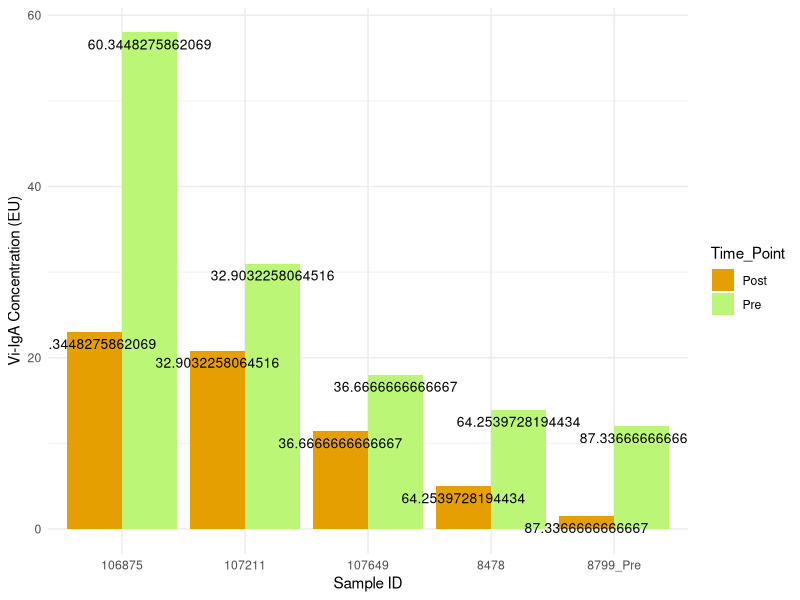

This chart was generated by the following R code:
#Set up your working Directory ####

#This is the folder you have your data saved in
#Change \'s to /'s

setwd("C:/Users/mjohnson/OneDrive - Nexus365/R_course") #rename to your folder

#load packages ###

#alongside base R language many packages have been developed to make code easier to write and can include specific functions for plotting/data analysis

library(dplyr)
library(ggplot2)

#Read data ####

ELISA <- read.csv(file = "ELISA_optimisation.csv", fileEncoding = "UTF-8-BOM") #File encoding helps read in unicode 

#Notice the data is saved in 'wide format' - Sample/Patient_IDs are rows, all other variables are columns #more in later tutorials. Extra info if you would like to change your data format in R https://ademos.people.uic.edu/Chapter8.html


?read.csv #help (examples are at the bottom!)
#you can specify if there's a header, the file deliminator etc.

#Explore your Data ####

str(ELISA)#my go to

head(ELISA)
tail(ELISA)
View(ELISA)

#Change data structre using as. ####

ELISA$purification_Time_Point <- as.factor(ELISA$purification_Time_Point)
ELISA$Sample_ID <- as.factor(ELISA$Sample_ID)

#as.numeric
#as.character

#Create vectors ####

Standards <- c(10, 20, 40, 80, 160) #operator 'c' returns a vector of whatever's in the brackets

Samples <- c("STD1", "STD2", "STD3", "STD4", "STD5")#character values have to be put in " ", otherwise R thinks it's an object

#make a small data frame
standards <- data.frame(Samples, Standards)
str(standards)

#create matrix
Num <- c(1:5) #generate numbers 
matrix <- data.matrix(Standards, Num)

#make list
R_list <- c(ELISA, matrix, standards)

#Subsetting data ####

#$ - To subset a specific column in a data.frame
ELISA$Sample_ID

#[ ] - To get a subset of elements 
#[row, column]
ELISA[2,]

ELISA["Percent_CV"]

#[[ ]] - To get a specific element from a list (or a column of a data.frame)
R_list[["Standards"]]

#subset data using dplyr package

#dplyr package uses pipe operator %>% 
#%>% feeds dataframe or object into a function, instead of always specifying within the function
# makes code easier to read and write when doing multiple steps

#select columns
ELISA %>% select("Amount") #same as
select(ELISA, "Amount")

#select rows
ELISA %>% slice(2:4) #selects rows 2-4


#Filtering ####

ELISA %>% filter(Percent_CV < 15)

ELISA_low <- ELISA %>% filter(Percent_CV < 15)

#find a sample

ELISA %>% filter(Sample_ID == "8478") #double equals!
ELISA %>% filter(Sample_ID != "8478") #does not equal


#Math operations ####

#assign variables, like you would in high school math

x <- 10
y <- 5

(x+y)
(x/y) + y

f <- x + y
f

#We can also use mathematical operations across rows to make new columns and values #I like to use dplyr function mutate

#Mutate new column ####
?mutate

#get actual concentration in EU by multiplying the dilution factor (in this case 100) 

ELISA <- ELISA %>% mutate(Concentration_df = (Conc*100))

#Mutate with subsetting ####

#Calculate the percentage purified serum ###

#ELISA measured unbound antibody in supernatent from my purification
#We know the original concentration of antibody and the unbound
#The difference between pre-purification conc and the conc, of unbound antibody left post purification in the supernatent is therefore the amount of Vi antibody bound to the plate
#(Pre_purification conc - Post conc.)/Pre conc.))*100

#Steps ###
#Normally in excell we can just caluculate across rows by selecting the cells we need

#In R our data isn't formated as such - this is one of the biggest things to get used to so don't worry if it's confusing at first!
View(ELISA)

#We can instead use group_by function to ensure that data operations are done according to those with the same participant ID/sample ID/vaccine group etc.

?group_by

#In addition to group_by, we also need to specify what condition we would like to use to perform the calculation.
#For this we can use the subset operator [], along with base logic, so == to specify a condtion

#rename column
ELISA <- ELISA %>% rename(Time_Point = purification_Time_Point) #New name from old name

#calculate percent purified
#(Pre_purification conc - Post conc.)/Pre conc.))*100 


ELISA %>% group_by(Sample_ID) %>% #tells R to do this for matching sample IDs
  mutate(Percent_Purified=((Conc[Time_Point == "Pre"]- Conc[Time_Point == "Post"])/(Conc[Time_Point == "Pre"])*100))

#Tip - when writiting I sometimes like to figure out the calculation code first, then worry about the brackets later!

#save as updated dataframe
ELISA <- ELISA %>% group_by(Sample_ID) %>%
  mutate(Percent_Purified=((Conc[Time_Point == "Pre"]- Conc[Time_Point == "Post"])/(Conc[Time_Point == "Pre"])*100))

#Extra tasks ####

#Calculate amount of serum bound to plate
#This has already been done previously and is saved in the 'amount' column but see if you can make a new column yourself :)


#bonus plotting ####

#what is a good way to plot the data?
#what do you think of my purification?
#More detailed ggplot tutorials to come! 

#make bar chart grouped by sample ID

#First element of ggplot is 'aes', these are the general rules of the graph so what variables you are using for x/y axis as well as grouping variables (indicated by fill)

#Next, what sort of plot you would like is indicated by the + sign, e.g +geom_bar or +geom_box and add on any other details of the graph you want within the graph code element so spacing, position, width, color

#Add ons such as labels, axis, and special colour schemes (themes) can be also added using the + sign


ELISA %>% ggplot(aes(x=Sample_ID, y=Conc, fill=Time_Point))+
  geom_bar(stat="identity", position=position_dodge())+ scale_fill_manual(values=c('#E69F00','#BBF677')) +ylab("Vi-IgA Concentration (EU)") + xlab("Sample ID") +
  geom_text(aes(label=Percent_Purified), vjust=1.7, color="black",
            position = position_dodge(0.9), size=3.5) + theme_minimal()

ELISA$Percent_Purified <- round(ELISA$Percent_Purified ,0)

#reorder levels
ELISA$Time_Point <- factor(ELISA$Time_Point, levels = c("Pre", "Post")) 

#Replot :)